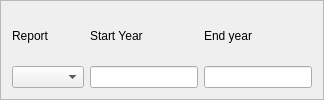
            <widget class="QFrame" name="search_initial_parameters_frame">
             <property name="sizePolicy">
              <sizepolicy hsizetype="Expanding" vsizetype="Preferred">
               <horstretch>0</horstretch>
               <verstretch>0</verstretch>
              </sizepolicy>
             </property>
             <property name="frameShape">
              <enum>QFrame::StyledPanel</enum>
             </property>
             <property name="frameShadow">
              <enum>QFrame::Raised</enum>
             </property>
             <layout class="QGridLayout" name="gridLayout">
              <item row="0" column="1">
               <widget class="QLabel" name="search_start_year_parameter_label">
                <property name="text">
                 <string>Start Year</string>
                </property>
               </widget>
              </item>
              <item row="1" column="1">
               <widget class="QLineEdit" name="search_start_year_parameter_lineedit"/>
              </item>
              <item row="0" column="0">
               <widget class="QLabel" name="search_report_parameter_label">
                <property name="text">
                 <string>Report</string>
                </property>
               </widget>
              </item>
              <item row="1" column="0">
               <widget class="QComboBox" name="search_report_parameter_combobox"/>
              </item>
              <item row="0" column="2">
               <widget class="QLabel" name="search_end_year_parameter_label">
                <property name="text">
                 <string>End year</string>
                </property>
               </widget>
              </item>
              <item row="1" column="2">
               <widget class="QLineEdit" name="search_end_year_parameter_lineedit"/>
              </item>
             </layout>
            </widget>
